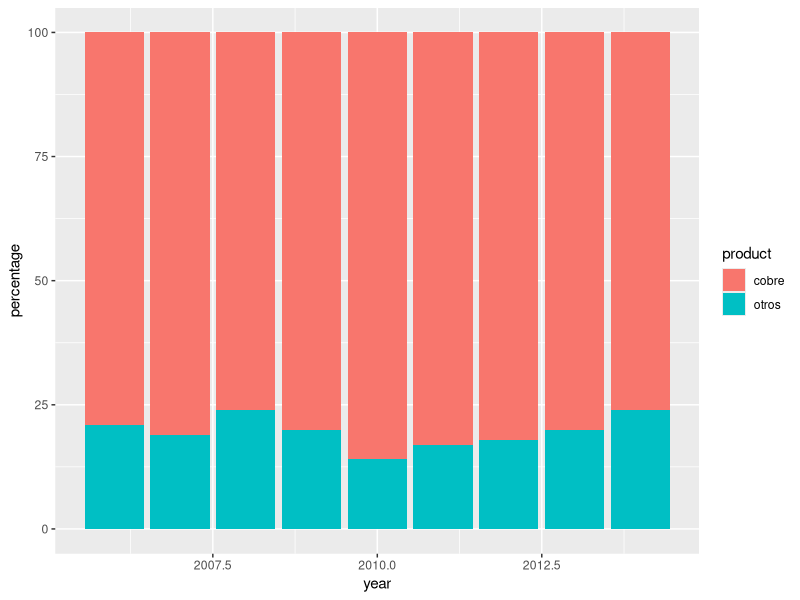
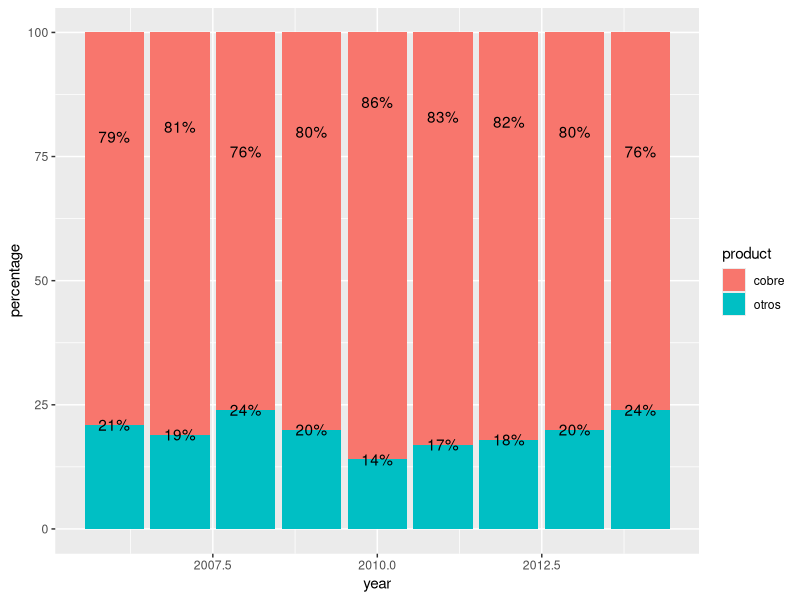
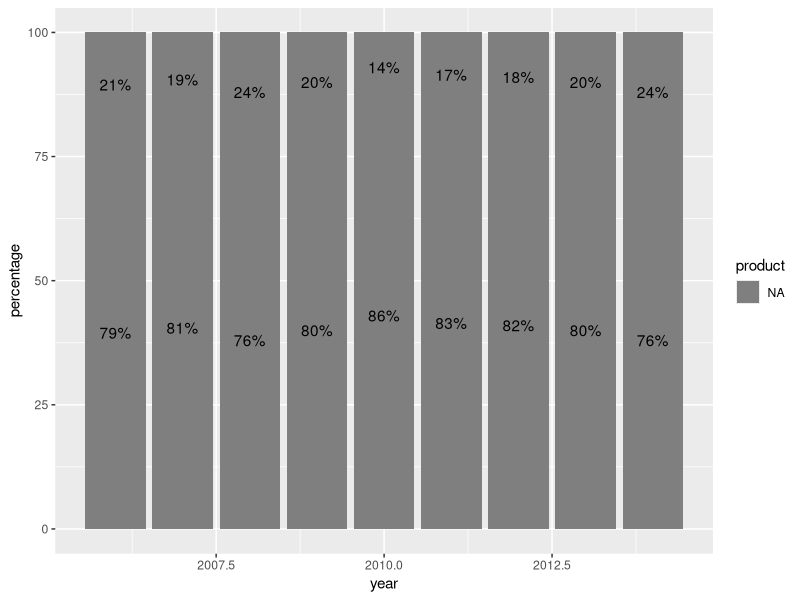
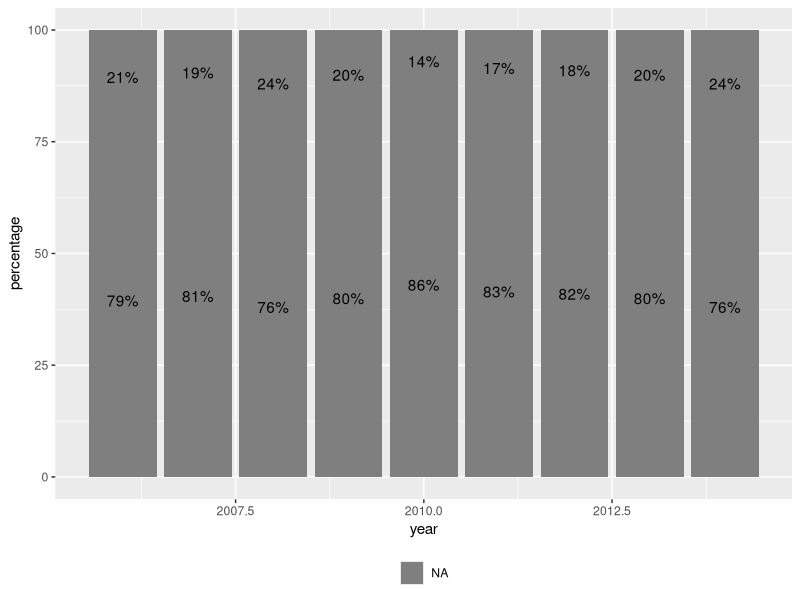
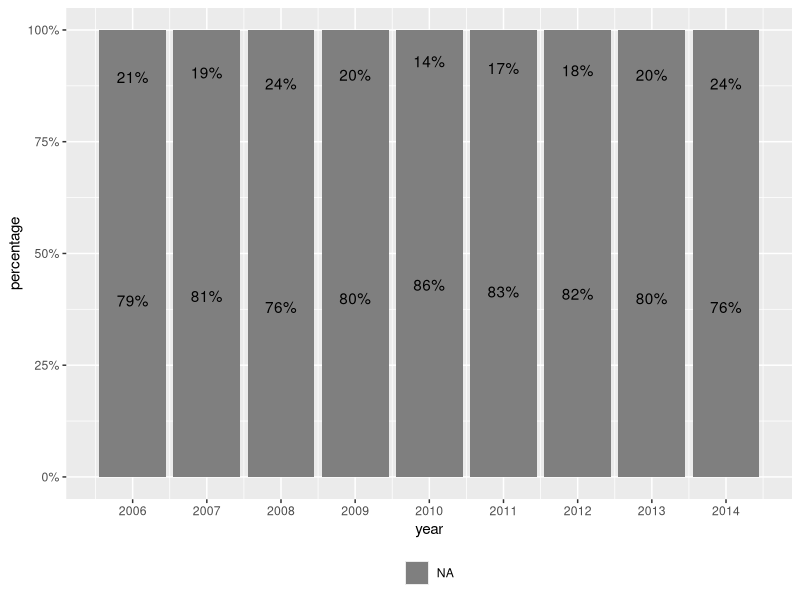
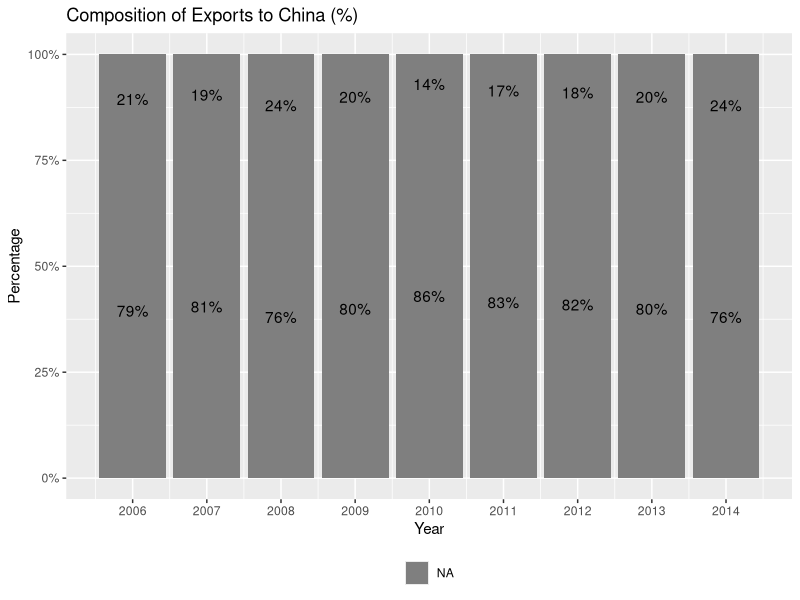
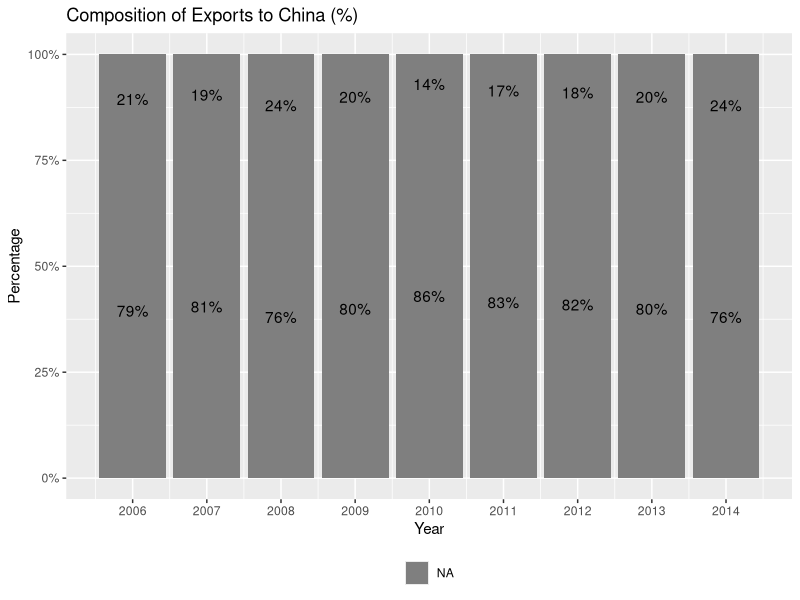
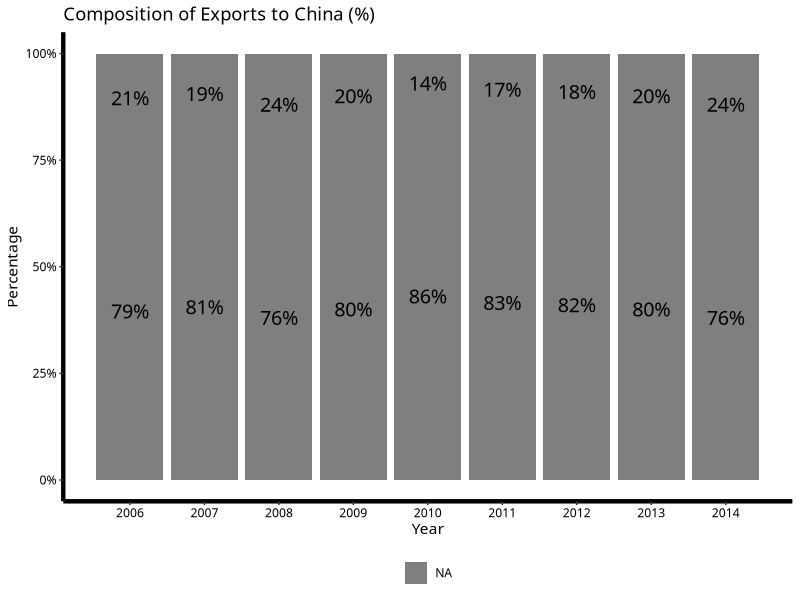

The R source for these figures, in order:
## ---- chunk 1
library(ggplot2)

stackedchart.data <- read.csv("stackedchart.csv")
p10 <- ggplot() + geom_bar(aes(y = percentage, x = year, fill = product), data = stackedchart.data, stat="identity")
p10
## ---- chunk 2
p10 <- p10 + geom_text(data=stackedchart.data, aes(x = year, y = percentage, label = paste0(percentage,"%")))
p10
## ---- chunk 3
library(plyr)
stackedchart.data <- as.data.frame(stackedchart.data)
stackedchart.data$product <- factor(stackedchart.data$product, levels = c("copper","others"), labels = c("Copper","Pulp wood, Fruit, Salmon & Others"))
stackedchart.data <- ddply(stackedchart.data, .(year), transform, pos = cumsum(percentage) - (0.5 * percentage))
stackedchart.data <- ddply(stackedchart.data, .(year), transform, pos2 = cumsum(export) - (0.5 * export))

p10 <- ggplot() + geom_bar(aes(y = percentage, x = year, fill = product), data = stackedchart.data, stat="identity")
p10 <- p10 + geom_text(data=stackedchart.data, aes(x = year, y = pos, label = paste0(percentage,"%")))
p10
## ---- chunk 4
p10 <- p10 + theme(legend.position="bottom", legend.direction="horizontal", legend.title = element_blank())
p10
## ---- chunk 5
library(scales)
p10 <- p10 + scale_x_continuous(breaks=seq(2006,2014,1)) + scale_y_continuous(labels = dollar_format(suffix = "%", prefix = ""))
p10
## ---- chunk 6
p10 <- p10 + labs(x="Year", y="Percentage") + ggtitle("Composition of Exports to China (%)") 
p10
## ---- chunk 7
fill <- c("#56B4E9", "#E69F00")
p10 <- p10 + scale_fill_manual(values=fill)
p10
## ---- chunk 8
p10 <- ggplot() + 
  geom_bar(aes(y = percentage, x = year, fill = product), data = stackedchart.data, stat="identity") + 
  geom_text(data=stackedchart.data, aes(x = year, y = pos, label = paste0(percentage,"%")), colour="black", family="AdobeHeitiStd-Regular", size = 5) + 
  theme(legend.position="bottom", legend.direction="horizontal", legend.title = element_blank()) + 
  scale_x_continuous(breaks=seq(2006,2014,1)) + 
  scale_y_continuous(labels = dollar_format(suffix = "%", prefix = "")) + 
  labs(x="Year", y="Percentage") + 
  ggtitle("Composition of Exports to China (%)") + 
  scale_fill_manual(values=fill) + 
  theme(axis.line = element_line(size=1.5)) + 
  theme(panel.background = element_rect(fill="white"), panel.grid = element_line(colour="white")) + 
  theme(plot.title=element_text(family="AdobeHeitiStd-Regular"), text=element_text(family="AdobeHeitiStd-Regular"), axis.text.x=element_text(colour="black"), axis.text.y=element_text(colour="black")) 
p10
## ---- chunk 9
p10 <- ggplot() + 
  geom_bar(aes(y = percentage, x = year, fill = product), data = stackedchart.data, stat="identity") + 
  geom_text(data=stackedchart.data, aes(x = year, y = pos, label = paste0(percentage,"%")), colour="black", family="xkcd-Regular", size = 5) + 
  theme(legend.position="bottom", legend.direction="horizontal", legend.title = element_blank()) + 
  scale_x_continuous(breaks=seq(2006,2014,1)) + 
  scale_y_continuous(labels = dollar_format(suffix = "%", prefix = "")) + 
  labs(x="Year", y="Percentage") + 
  ggtitle("Composition of Exports to China (%)") + 
  scale_fill_manual(values=fill) + 
  theme(axis.line = element_line(size=1.5)) + 
  theme(panel.background = element_rect(fill="white"), panel.grid = element_line(colour="white")) + 
  theme(plot.title=element_text(family="xkcd-Regular"), text=element_text(family="xkcd-Regular"), axis.text.x=element_text(colour="black"), axis.text.y=element_text(colour="black")) 
p10
